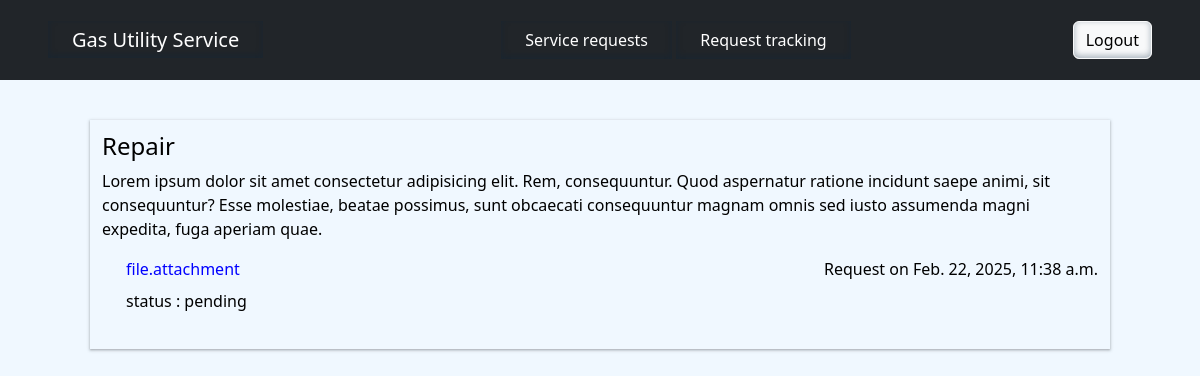
/request/list/ (signed in), run on the app's committed database.
### app/models.py (models this page shows, shortened)
class ServiceRequest(models.Model):
    user = models.ForeignKey(User, on_delete=models.CASCADE, related_name='service_requests')
    service_type = models.CharField(max_length=20, choices=SERVICE_CHOICES)
    description = models.TextField()
    attachment = models.FileField(upload_to='attachments/', blank=True, null=True)
    status = models.CharField(max_length=20, choices=STATUS_CHOICES, default='pending')
    submitted_at = models.DateTimeField(auto_now_add=True)
    updated_at = models.DateTimeField(auto_now=True)

### app/views.py (the view)
# urls.py: path('request/list/', views.request_tracking_list,name='requestlist'),
def request_tracking_list(request):
    list=ServiceRequest.objects.all().filter(user=request.user)
    return render(request,'request_list.html',{'list':list})

### templates/request_list.html (shortened to what this page needs)
{% extends 'base.html' %}
{% block content %}
{%if list%}
<div class="service-type">
    {%for l in list %}
    <div class="ser-type">
        <div>
            <h4>{{l.service_type | capfirst}}</h4>
            <p>{{l.description}}</p>
        </div>
        <div class="d-flex justify-content-between">
            <div>
                <a class="fileloc " href="http://127.0.0.1:8000/media/{{l.attachment}}/" target="_blank">file.attachment</a>
            <p class="px-4 py-2">status : {{l.status}}</p>
            </div>
            <div>
                <p>Request on {{l.submitted_at}}</p>
            </div>
        </div>
    </div>
    {%endfor%}
</div>
{%endif%}
{% endblock %}

### templates/base.html (shortened to what this page needs)
<!DOCTYPE html>
{%load static%}
<html lang="en">
<head>
    <link href="https://cdn.jsdelivr.net/npm/bootstrap@5.3.3/dist/css/bootstrap.min.css" rel="stylesheet">
    <link rel="stylesheet" href="{%static 'css/style.css'%}">
</head>
<body>
    <nav class="navbar fixed-top navbar-dark bg-dark px-5 d-flex justify-content-between ">
        <div class="bg-dark">
            <a class="navbar-brand text-white bg-dark  " href="/">Gas Utility Service</a>
        </div>
        <div class="bg-dark">
            {%if user.is_authenticated%}
            <a class=" text-white bg-dark  " href="/request/generate/">Service requests</a>
            <a class=" text-white bg-dark  " href="/request/list/">Request tracking</a>
            {%endif%}
        </div>
        <div class=" text-white bg-dark justify-content-between ">
            {%if user.is_authenticated%}
            <a class="btn btn-light " href="/auth/logout/">Logout</a>
            {%else%}
            <a class="btn btn-light mx-2" href="/auth/login/">Login</a>
            <a class="btn btn-light mx-2" href="/auth/signup/">Signup</a>
            {%endif%}
        </div>
    </nav>
    <div class="main">
        {% block content %}{% endblock %}
    </div>
</body>
</html>

### static/css/style.css (style rules this page uses)
* { margin: 0; padding: 0; background-color: aliceblue; color: black; }
a { color: white; background-color: black; text-decoration: none; padding:1vh 2vw ; box-shadow: rgba(50, 50, 93, 0.25) 0px 50px 100px -20px, rgba(0, 0, 0, 0.3) 0px 30px 60px -30px, rgba(10, 37, 64, 0.35) 0px -2px 6px 0px inset; }
nav { height: 10vh; }
.main { margin-top: 10vh; width: 100%; }
.service-type { width: 100%; margin-top: 15vh; }
.ser-type { width: 85%; box-shadow: rgba(60, 64, 67, 0.3) 0px 1px 2px 0px, rgba(60, 64, 67, 0.15) 0px 1px 3px 1px; margin-left: auto; margin-right: auto; padding: 1vw; }
.fileloc { background-color: transparent; color: black; box-shadow: none; color: blue; }

### data on the page
ServiceRequest: service_type "Repair", description "Lorem ipsum dolor sit amet consectetur adipisicing elit. Rem, consequuntur. Quod aspernatur ratione incidunt saepe animi, sit consequuntur? Esse molestiae, beatae possimus, sunt obcaecati consequuntur magnam omnis sed iusto assumenda magni expedita, fuga aperiam quae.", status "pending", submitted_at "Feb. 22, 2025, 11:38 a.m."
